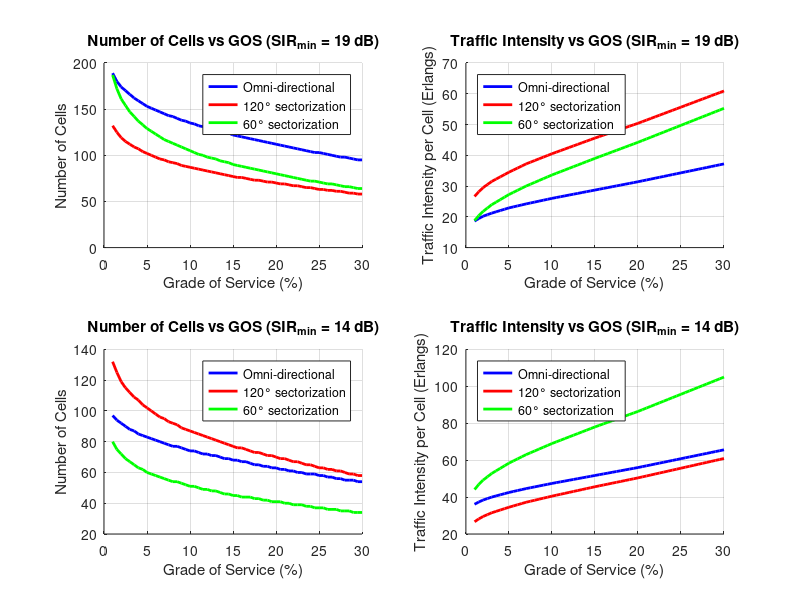

Write MATLAB code to recreate this figure.

function PartB2_3()

    % Constants and fixed parameters
    city_area = 100;               % km^2
    user_density = 1400;           % users/km^2
    total_channels = 340;          % total available channels
    traffic_per_user = 0.025;      % Erlangs per user
    h_BS = 20;                     % Base station antenna height (m)
    h_MS = 1.5;                    % Mobile station antenna height (m)
    MS_sensitivity = -95;          % dBm
    path_loss_exp = 4;             % Path loss exponent
    freq = 900;                   % MHz

    % GOS range from 1% to 30% with 0.5% steps
    GOS = 0.01:0.005:0.30;

    % Sectorization schemes: [sectors, name, interference_factor]
    sector_schemes = {
        1, 'Omni-directional', 1;
        3, '120° sectorization', 1/3;
        6, '60° sectorization', 1/6;
    };

    % SIRmin values to analyze
    SIRmin_values = [19, 14];  % in dB

    % GOS values in Erlang B table (columns)
    GOS_table = [0.001, 0.002, 0.005, 0.01, 0.012, 0.013, 0.015, 0.02, 0.03, 0.05, ...
                 0.07, 0.1, 0.15, 0.2, 0.3, 0.4, 0.5];
    trunks = (1:150)';  % rows: number of channels

     traffic_table = [
0.001	0.002	0.005	0.010	0.012	0.013	0.02	0.020	0.031	0.053	0.075	0.111	0.176	0.250	0.429	0.667	1.00
0.046	0.065	0.105	0.153	0.168	0.176	0.19	0.223	0.282	0.381	0.470	0.595	0.796	1.00	1.45	2.00	2.73
0.194	0.249	0.349	0.455	0.489	0.505	0.53	0.602	0.715	0.899	1.06	1.27	1.60	1.93	2.63	3.48	4.59
0.439	0.535	0.701	0.869	0.922	0.946	0.99	1.09	1.26	1.52	1.75	2.05	2.50	2.95	3.89	5.02	6.50
0.762	0.900	1.13	1.36	1.43	1.46	1.52	1.66	1.88	2.22	2.50	2.88	3.45	4.01	5.19	6.60	8.44
																
1.15	1.33	1.62	1.91	2.00	2.04	2.11	2.28	2.54	2.96	3.30	3.76	4.44	5.11	6.51	8.19	10.4
1.58	1.80	2.16	2.50	2.60	2.65	2.73	2.94	3.25	3.74	4.14	4.67	5.46	6.23	7.86	9.80	12.4
2.05	2.31	2.73	3.13	3.25	3.30	3.40	3.63	3.99	4.54	5.00	5.60	6.50	7.37	9.21	11.4	14.3
2.56	2.85	3.33	3.78	3.92	3.98	4.08	4.34	4.75	5.37	5.88	6.55	7.55	8.52	10.6	13.0	16.3
3.09	3.43	3.96	4.46	4.61	4.68	4.80	5.08	5.53	6.22	6.78	7.51	8.62	9.68	12.0	14.7	18.3
																
3.65	4.02	4.61	5.16	5.32	5.40	5.53	5.84	6.33	7.08	7.69	8.49	9.69	10.9	13.3	16.3	20.3
4.23	4.64	5.28	5.88	6.05	6.14	6.27	6.61	7.14	7.95	8.61	9.47	10.8	12.0	14.7	18.0	22.2
4.83	5.27	5.96	6.61	6.80	6.89	7.03	7.40	7.97	8.83	9.54	10.5	11.9	13.2	16.1	19.6	24.2
5.45	5.92	6.66	7.35	7.56	7.65	7.81	8.20	8.80	9.73	10.5	11.5	13.0	14.4	17.5	21.2	26.2
6.08	6.58	7.38	8.11	8.33	8.43	8.59	9.01	9.65	10.6	11.4	12.5	14.1	15.6	18.9	22.9	28.2
																
6.72	7.26	8.10	8.88	9.11	9.21	9.39	9.83	10.5	11.5	12.4	13.5	15.2	16.8	20.3	24.5	30.2
7.38	7.95	8.83	9.65	9.89	10.0	10.19	10.7	11.4	12.5	13.4	14.5	16.3	18.0	21.7	26.2	32.2
8.05	8.64	9.58	10.4	10.7	10.8	11.00	11.5	12.2	13.4	14.3	15.5	17.4	19.2	23.1	27.8	34.2
8.72	9.35	10.3	11.2	11.5	11.6	11.82	12.3	13.1	14.3	15.3	16.6	18.5	20.4	24.5	29.5	36.2
9.41	10.1	11.1	12.0	12.3	12.4	12.65	13.2	14.0	15.2	16.3	17.6	19.6	21.6	25.9	31.2	38.2
																
10.1	10.8	11.9	12.8	13.1	13.3	13.48	14.0	14.9	16.2	17.3	18.7	20.8	22.8	27.3	32.8	40.2
10.8	11.5	12.6	13.7	14.0	14.1	14.32	14.9	15.8	17.1	18.2	19.7	21.9	24.1	28.7	34.5	42.1
11.5	12.3	13.4	14.5	14.8	14.9	15.16	15.8	16.7	18.1	19.2	20.7	23.0	25.3	30.1	36.1	44.1
12.2	13.0	14.2	15.3	15.6	15.8	16.01	16.6	17.6	19.0	20.2	21.8	24.2	26.5	31.6	37.8	46.1
13.0	13.8	15.0	16.1	16.5	16.6	16.87	17.5	18.5	20.0	21.2	22.8	25.3	27.7	33.0	39.4	48.1
																
13.7	14.5	15.8	17.0	17.3	17.5	17.72	18.4	19.4	20.9	22.2	23.9	26.4	28.9	34.4	41.1	50.1
14.4	15.3	16.6	17.8	18.2	18.3	18.59	19.3	20.3	21.9	23.2	24.9	27.6	30.2	35.8	42.8	52.1
15.2	16.1	17.4	18.6	19.0	19.2	19.45	20.2	21.2	22.9	24.2	26.0	28.7	31.4	37.2	44.4	54.1
15.9	16.8	18.2	19.5	19.9	20.0	20.32	21.0	22.1	23.8	25.2	27.1	29.9	32.6	38.6	46.1	56.1
16.7	17.6	19.0	20.3	20.7	20.9	21.19	21.9	23.1	24.8	26.2	28.1	31.0	33.8	40.0	47.7	58.1
																
17.4	18.4	19.9	21.2	21.6	21.8	22.07	22.8	24.0	25.8	27.2	29.2	32.1	35.1	41.5	49.4	60.1
18.2	19.2	20.7	22.0	22.5	22.6	22.95	23.7	24.9	26.7	28.2	30.2	33.3	36.3	42.9	51.1	62.1
19.0	20.0	21.5	22.9	23.3	23.5	23.83	24.6	25.8	27.7	29.3	31.3	34.4	37.5	44.3	52.7	64.1
19.7	20.8	22.3	23.8	24.2	24.4	24.72	25.5	26.8	28.7	30.3	32.4	35.6	38.8	45.7	54.4	66.1
20.5	21.6	23.2	24.6	25.1	25.3	25.60	26.4	27.7	29.7	31.3	33.4	36.7	40.0	47.1	56.0	68.1
																
21.3	22.4	24.0	25.5	26.0	26.2	26.49	27.3	28.6	30.7	32.3	34.5	37.9	41.2	48.6	57.7	70.1
22.1	23.2	24.8	26.4	26.8	27.0	27.39	28.3	29.6	31.6	33.3	35.6	39.0	42.4	50.0	59.4	72.1
22.9	24.0	25.7	27.3	27.7	27.9	28.28	29.2	30.5	32.6	34.4	36.6	40.2	43.7	51.4	61.0	74.1
23.7	24.8	26.5	28.1	28.6	28.8	29.18	30.1	31.5	33.6	35.4	37.7	41.3	44.9	52.8	62.7	76.1
24.4	25.6	27.4	29.0	29.5	29.7	30.08	31.0	32.4	34.6	36.4	38.8	42.5	46.1	54.2	64.4	78.1
25.2	26.4	28.2	29.9	30.4	30.6	30.98	31.9	33.4	35.6	37.4	39.9	43.6	47.4	55.7	66.0	80.1
26.0	27.2	29.1	30.8	31.3	31.5	31.88	32.8	34.3	36.6	38.4	40.9	44.8	48.6	57.1	67.7	82.1
26.8	28.1	29.9	31.7	32.2	32.4	32.79	33.8	35.3	37.6	39.5	42.0	45.9	49.9	58.5	69.3	84.1
27.6	28.9	30.8	32.5	33.1	33.3	33.69	34.7	36.2	38.6	40.5	43.1	47.1	51.1	59.9	71.0	86.1
28.4	29.7	31.7	33.4	34.0	34.2	34.60	35.6	37.2	39.6	41.5	44.2	48.2	52.3	61.3	72.7	88.1
																
29.3	30.5	32.5	34.3	34.9	35.1	35.51	36.5	38.1	40.5	42.6	45.2	49.4	53.6	62.8	74.3	90.1
30.1	31.4	33.4	35.2	35.8	36.0	36.42	37.5	39.1	41.5	43.6	46.3	50.6	54.8	64.2	76.0	92.1
30.9	32.2	34.2	36.1	36.7	36.9	37.34	38.4	40.0	42.5	44.6	47.4	51.7	56.0	65.6	77.7	94.1
31.7	33.0	35.1	37.0	37.6	37.8	38.25	39.3	41.0	43.5	45.7	48.5	52.9	57.3	67.0	79.3	96.1
32.5	33.9	36.0	37.9	38.5	38.7	39.17	40.3	41.9	44.5	46.7	49.6	54.0	58.5	68.5	81.0	98.1
																
33.3	34.7	36.9	38.8	39.4	39.6	40.08	41.2	42.9	45.5	47.7	50.6	55.2	59.7	69.9	82.7	100.1
34.2	35.6	37.7	39.7	40.3	40.6	41.00	42.1	43.9	46.5	48.8	51.7	56.3	61.0	71.3	84.3	102.1
35.0	36.4	38.6	40.6	41.2	41.5	41.92	43.1	44.8	47.5	49.8	52.8	57.5	62.2	72.7	86.0	104.1
35.8	37.2	39.5	41.5	42.1	42.4	42.84	44.0	45.8	48.5	50.8	53.9	58.7	63.5	74.2	87.6	106.1
36.6	38.1	40.4	42.4	43.0	43.3	43.77	44.9	46.7	49.5	51.9	55.0	59.8	64.7	75.6	89.3	108.1
																
37.5	38.9	41.2	43.3	43.9	44.2	44.69	45.9	47.7	50.5	52.9	56.1	61.0	65.9	77.0	91.0	110.1
38.3	39.8	42.1	44.2	44.8	45.1	45.62	46.8	48.7	51.5	53.9	57.1	62.1	67.2	78.4	92.6	112.1
39.1	40.6	43.0	45.1	45.8	46.1	46.54	47.8	49.6	52.6	55.0	58.2	63.3	68.4	79.8	94.3	114.1
40.0	41.5	43.9	46.0	46.7	47.0	47.47	48.7	50.6	53.6	56.0	59.3	64.5	69.7	81.3	96.0	116.1
40.8	42.4	44.8	46.9	47.6	47.9	48.40	49.6	51.6	54.6	57.1	60.4	65.6	70.9	82.7	97.6	118.1
																
41.6	43.2	45.6	47.9	48.5	48.8	49.33	50.6	52.5	55.6	58.1	61.5	66.8	72.1	84.1	99.3	120.1
42.5	44.1	46.5	48.8	49.4	49.7	50.26	51.5	53.5	56.6	59.1	62.6	68.0	73.4	85.5	101.0	122.1
43.3	44.9	47.4	49.7	50.4	50.7	51.19	52.5	54.5	57.6    60.2	63.7	69.1	74.6	87.0	102.6	124.1
44.2	45.8	48.3	50.6	51.3	51.6	52.12	53.4	55.4	58.6	61.2	64.8	70.3	75.9	88.4	104.3	126.1
45.0	46.6	49.2	51.5	52.2	52.5	53.05	54.4	56.4	59.6	62.3	65.8	71.4	77.1	89.8	106.0	128.1
																
45.8	47.5	50.1	52.4	53.1	53.5	53.99	55.3	57.4	60.6	63.3	66.9	72.6	78.3	91.2	107.6	130.1
46.7	48.4	51.0	53.4	54.1	54.4	54.92	56.3	58.4	61.6	64.4	68.0	73.8	79.6	92.7	109.3	132.1
47.5	49.2	51.9	54.3	55.0	55.3	55.86	57.2	59.3	62.6	65.4	69.1	74.9	80.8	94.1	111.0	134.1
48.4	50.1	52.8	55.2	55.9	56.2	56.79	58.2	60.3	63.7	66.4	70.2	76.1	82.1	95.5	112.6	136.1
49.2	51.0	53.7	56.1	56.8	57.2	57.73	59.1	61.3	64.7	67.5	71.3	77.3	83.3	96.9	114.3	138.1
																
50.1	51.8	54.6	57.0	57.8	58.1	58.67	60.1	62.3	65.7	68.5	72.4	78.4	84.6	98.4	115.9	140.1
50.9	52.7	55.5	58.0	58.7	59.0	59.61	61.0	63.2	66.7	69.6	73.5	79.6	85.8	99.8	117.6	142.1
51.8	53.6	56.4	58.9	59.6	60.0	60.55	62.0	64.2	67.7	70.6	74.6	80.8	87.0	101.2	119.3	144.1
52.7	54.5	57.3	59.8	60.6	60.9	61.49	62.9	65.2	68.7	71.7	75.6	81.9	88.3	102.7	120.9	146.1
53.5	55.3	58.2	60.7	61.5	61.8	62.43	63.9	66.2	69.7	72.7	76.7	83.1	89.5	104.1	122.6	148.0
																
54.4	56.2	59.1	61.7	62.4	62.8	63.37	64.9	67.2	70.8	73.8	77.8	84.2	90.8	105.5	124.3	150.0
55.2	57.1	60.0	62.6	63.4	63.7	64.32	65.8	68.1	71.8	74.8	78.9	85.4	92.0	106.9	125.9	152.0
56.1	58.0	60.9	63.5	64.3	64.7	65.26	66.8	69.1	72.8	75.9	80.0	86.6	93.3	108.4	127.6	154.0
56.9	58.8	61.8	64.4	65.2	65.6	66.20	67.7	70.1	73.8	76.9	81.1	87.7	94.5	109.8	129.3	156.0
57.8	59.7	62.7	65.4	66.2	66.5	67.15	68.7	71.1	74.8	78.0	82.2	88.9	95.7	111.2	130.9	158.0
58.7	60.6	63.6	66.3	67.1	67.5	68.09	69.6	72.1	75.8	79.0	83.3	90.1	97.0	112.6	132.6	160.0
59.5	61.5	64.5	67.2	68.0	68.4	69.04	70.6	73.0	76.9	80.1	84.4	91.2	98.2	114.1	134.3	162.0
60.4	62.4	65.4	68.2	69.0	69.4	69.99	71.6	74.0	77.9	81.1	85.5	92.4	99.5	115.5	135.9	164.0
61.3	63.2	66.3	69.1	69.9	70.3	70.93	72.5	75.0	78.9	82.2	86.6	93.6	100.7	116.9	137.6	166.0
62.1	64.1	67.2	70.0	70.9	71.2	71.88	73.5	76.0	79.9	83.2	87.7	94.7	102.0	118.3	139.3	168.0
																
63.0	65.0	68.1	70.9	71.8	72.2	72.83	74.5	77.0	80.9	84.3	88.8	95.9	103.2	119.8	140.9	170.0
63.9	65.9	69.0	71.9	72.7	73.1	73.78	75.4	78.0	82.0	85.3	89.9	97.1	104.5	121.2	142.6	172.0
64.7	66.8	69.9	72.8	73.7	74.1	74.73	76.4	78.9	83.0	86.4	91.0	98.2	105.7	122.6	144.3	174.0
65.6	67.7	70.8	73.7	74.6	75.0	75.68	77.3	79.9	84.0	87.4	92.1	99.4	106.9	124.0	145.9	176.0
66.5	68.6	71.8	74.7	75.6	76.0	76.63	78.3	80.9	85.0	88.5	93.1	100.6	108.2	125.5	147.6	178.0
																
67.4	69.4	72.7	75.6	76.5	76.9	77.58	79.3	81.9	86.0	89.5	94.2	101.7	109.4	126.9	149.3	180.0
68.2	70.3	73.6	76.6	77.4	77.8	78.53	80.2	82.9	87.1	90.6	95.3	102.9	110.7	128.3	150.9	182.0
69.1	71.2	74.5	77.5	78.4	78.8	79.48	81.2	83.9	88.1	91.6	96.4	104.1	111.9	129.7	152.6	184.0
70.0	72.1	75.4	78.4	79.3	79.7	80.43	82.2	84.9	89.1	92.7	97.5	105.3	113.2	131.2	154.3	186.0
70.9	73.0	76.3	79.4	80.3	80.7	81.39	83.1	85.8	90.1	93.7	98.6	106.4	114.4	132.6	155.9	188.0
																
71.7	73.9	77.2	80.3	81.2	81.6	82.34	84.1	86.8	91.1	94.8	99.7	107.6	115.7	134.0	157.6	190.0
72.6	74.8	78.2	81.2	82.2	82.6	83.29	85.1	87.8	92.2	95.8	100.8	108.8	116.9	135.5	159.3	192.0
73.5	75.7	79.1	82.2	83.1	83.5	84.25	86.0	88.8	93.2	96.9	101.9	109.9	118.2	136.9	160.9	194.0
74.4	76.6	80.0	83.1	84.1	84.5	85.20	87.0	89.8	94.2	97.9	103.0	111.1	119.4	138.3	162.6	196.0
75.2	77.5	80.9	84.1	85.0	85.4	86.16	88.0	90.8	95.2	99.0	104.1	112.3	120.6	139.7	164.3	198.0
																
76.1	78.4	81.8	85.0	86.0	86.4	87.12	88.9	91.8	96.3	100.0	105.2	113.4	121.9	141.2	165.9	200.0
77.0	79.3	82.7	85.9	86.9	87.3	88.07	89.9	92.8	97.3	101.1	106.3	114.6	123.1	142.6	167.6	202.0
77.9	80.2	83.7	86.9	87.8	88.3	89.03	90.9	93.8	98.3	102.2	107.4	115.8	124.4	144.0	169.2	204.0
78.8	81.1	84.6	87.8	88.8	89.2	89.99	91.9	94.8	99.3	103.2	108.5	116.9	125.6	145.4	170.9	206.0
79.6	82.0	85.5	88.8	89.7	90.2	90.94	92.8	95.7	100.4	104.3	109.6	118.1	126.9	146.9	172.6	208.0
																
80.5	82.8	86.4	89.7	90.7	91.1	91.90	93.8	96.7	101.4	105.3	110.7	119.3	128.1	148.3	174.2	210.0
81.4	83.7	87.4	90.7	91.6	92.1	92.86	94.8	97.7	102.4	106.4	111.8	120.4	129.4	149.7	175.9	212.0
82.3	84.6	88.3	91.6	92.6	93.1	93.82	95.7	98.7	103.4	107.4	112.9	121.6	130.6	151.1	177.6	214.0
83.2	85.5	89.2	92.5	93.5	94.0	94.78	96.7	99.7	104.5	108.5	114.0	122.8	131.9	152.6	179.2	216.0
84.1	86.4	90.1	93.5	94.5	95.0	95.74	97.7	100.7	105.5	109.5	115.1	124.0	133.1	154.0	180.9	218.0
																
85.0	87.3	91.0	94.4	95.5	95.9	96.70	98.7	101.7	106.5	110.6	116.2	125.1	134.3	155.4	182.6	220.0
85.8	88.3	92.0	95.4	96.4	96.9	97.66	99.6	102.7	107.5	111.7	117.3	126.3	135.6	156.9	184.2	222.0
86.7	89.2	92.9	96.3	97.4	97.8	98.62	100.6	103.7	108.6	112.7	118.4	127.5	136.8	158.3	185.9	224.0
87.6	90.1	93.8	97.3	98.3	98.8	99.58	101.6	104.7	109.6	113.8	119.5	128.6	138.1	159.7	187.6	226.0
88.5	91.0	94.7	98.2	99.3	99.7	100.54	102.5	105.7	110.6	114.8	120.6	129.8	139.3	161.1	189.2	228.0
																
89.4	91.9	95.7	99.2	100.2	100.7	101.50	103.5	106.7	111.7	115.9	121.7	131.0	140.6	162.6	190.9	230.0
90.3	92.8	96.6	100.1	101.2	101.7	102.46	104.5	107.7	112.7	116.9	122.8	132.1	141.8	164.0	192.6	232.0
91.2	93.7	97.5	101.1	102.1	102.6	103.43	105.5	108.7	113.7	118.0	123.9	133.3	143.1	165.4	194.2	234.0
92.1	94.6	98.5	102.0	103.1	103.6	104.39	106.4	109.7	114.7	119.1	125.0	134.5	144.3	166.8	195.9	236.0
93.0	95.5	99.4	103.0	104.0	104.5	105.35	107.4	110.7	115.8	120.1	126.1	135.7	145.6	168.3	197.6	238.0
93.9	96.4	100.3	103.9	105.0	105.5	106.31	108.4	111.6	116.8	121.2	127.2	136.8	146.8	169.7	199.2	240.0
94.7	97.3	101.2	104.9	105.9	106.4	107.28	109.4	112.6	117.8	122.2	128.3	138.0	148.1	171.1	200.9	242.0
95.6	98.2	102.2	105.8	106.9	107.4	108.24	110.3	113.6	118.9	123.3	129.4	139.2	149.3	172.6	202.6	244.0
96.5	99.1	103.1	106.8	107.9	108.4	109.21	111.3	114.6	119.9	124.4	130.5	140.3	150.6	174.0	204.2	246.0
97.4	100.0	104.0	107.7	108.8	109.3	110.17	112.3	115.6	120.9	125.4	131.6	141.5	151.8	175.4	205.9	248.0
																
98.3	100.9	105.0	108.7	109.8	110.3	111.14	113.3	116.6	121.9	126.5	132.7	142.7	153.0	176.8	207.6	250.0
99.2	101.8	105.9	109.6	110.7	111.2	112.10	114.3	117.6	123.0	127.5	133.8	143.9	154.3	178.3	209.2	252.0
100.1	102.8	106.8	110.6	111.7	112.2	113.07	115.2	118.6	124.0	128.6	134.9	145.0	155.5	179.7	210.9	254.0
101.0	103.7	107.8	111.5	112.6	113.2	114.03	116.2	119.6	125.0	129.6	136.0	146.2	156.8	181.1	212.6	256.0
101.9	104.6	108.7	112.5	113.6	114.1	115.00	117.2	120.6	126.1	130.7	137.1	147.4	158.0	182.5	214.2	258.0
																
102.8	105.5	109.6	113.4	114.6	115.1	115.96	118.2	121.6	127.1	131.8	138.2	148.5	159.3	184.0	215.9	260.0
103.7	106.4	110.6	114.4	115.5	116.0	116.93	119.1	122.6	128.1	132.8	139.3	149.7	160.5	185.4	217.6	262.0
104.6	107.3	111.5	115.3	116.5	117.0	117.90	120.1	123.6	129.2	133.9	140.4	150.9	161.8	186.8	219.2	264.0
105.5	108.2	112.4	116.3	117.4	118.0	118.87	121.1	124.6	130.2	134.9	141.5	152.0	163.0	188.3	220.9	266.0
106.4	109.1	113.3	117.2	118.4	118.9	119.83	122.1	125.6	131.2	136.0	142.6	153.2	164.3	189.7	222.6	268.0
																
107.3	110.0	114.3	118.2	119.4	119.9	120.80	123.1	126.6	132.2	137.1	143.7	154.4	165.5	191.1	224.2	270.0
108.2	111.0	115.2	119.1	120.3	120.9	121.77	124.0	127.6	133.3	138.1	144.8	155.6	166.8	192.5	225.9	272.0
109.1	111.9	116.2	120.1	121.3	121.8	122.74	125.0	128.6	134.3	139.2	145.9	156.7	168.0	194.0	227.6	274.0
110.0	112.8	117.1	121.0	122.2	122.8	123.71	126.0	129.6	135.3	140.2	147.0	157.9	169.3	195.4	229.2	276.0
110.9	113.7	118.0	122.0	123.2	123.7	124.67	127.0	130.6	136.4	141.3	148.1	159.1	170.5	196.8	230.9	278.0
																
111.8	114.6	118.9	123.0	124.2	124.7	125.64	128.0	131.6	137.4	142.4	149.2	160.2	171.8	198.3	232.6	280.0
112.7	115.5	120.0	123.9	125.1	125.7	126.66	129.0	132.6	138.5	143.5	150.3	161.4	173.0	199.7	234.2	282.0
113.5	116.3	120.8	124.9	126.1	126.7	127.59	129.9	133.6	139.5	144.5	151.4	162.6	174.2	201.1	235.9	284.0
114.4	117.2	121.8	125.9	127.1	127.6	128.52	130.9	134.6	140.5	145.5	152.5	163.8	175.5	202.5	237.6	286.0
115.3	118.2	122.7	126.8	128.0	128.6	129.54	132.0	135.7	141.6	146.6	153.6	164.9	176.7	204.0	239.2	288.0
																
116.3	119.2	123.7	127.8	129.0	129.5	130.46	132.9	136.6	142.6	147.6	154.7	166.1	178.0	205.4	240.9	290.0
117.2	120.1	124.6	128.7	129.9	130.5	131.44	133.9	137.6	143.6	148.8	155.8	167.3	179.2	206.8	242.6	292.0
118.1	121.0	125.5	129.6	130.9	131.4	132.38	134.8	138.6	144.7	149.8	156.9	168.5	180.5	208.2	244.2	294.0
119.0	121.9	126.4	130.6	131.8	132.5	133.40	135.8	139.6	145.7	150.8	158.0	169.6	181.7	209.7	245.9	296.0
119.9	122.8	127.4	131.6	132.8	133.4	134.39	136.8	140.7	146.7	151.9	159.1	170.8	183.0	211.1	247.6	298.0
    ];



   % Colors and markers outside the loop for consistency
colors = ['b','r','g'];


figure; % Create one figure to hold all subplots

for sir_idx = 1:length(SIRmin_values)
    SIR_min = SIRmin_values(sir_idx);

    % Preallocate for each SIRmin
    num_cells_mat = zeros(length(sector_schemes), length(GOS));
    traffic_per_cell_mat = zeros(length(sector_schemes), length(GOS));

    for s = 1:size(sector_schemes,1)
        sectors = sector_schemes{s,1};
        sector_name = sector_schemes{s,2};
        interference_factor = sector_schemes{s,3};

        for i = 1:length(GOS)
            gos = GOS(i);

            reuse_distance = ((10^(SIR_min/10))*6*interference_factor)^(1/path_loss_exp) + 1;
            N = ceil((reuse_distance^2)/3);
            possible_N = [1, 3, 4, 7, 9, 12, 13, 16, 19, 21, 25, 27, 28];
            N = possible_N(find(possible_N >= N, 1, 'first'));

            channels_per_cell = floor(total_channels / N);
            channels_per_sector = floor(channels_per_cell / sectors);

            A = lookup_erlangB_traffic(trunks, GOS_table, traffic_table, channels_per_sector, gos);
            traffic_per_cell = A * sectors;

            total_users = city_area * user_density;
            total_traffic_area = total_users * traffic_per_user;

            num_cells = ceil(total_traffic_area / traffic_per_cell);

            num_cells_mat(s, i) = num_cells;
            traffic_per_cell_mat(s, i) = traffic_per_cell;
        end
    end

    % Plot Number of Cells vs GOS
    subplot(2,2,2*sir_idx-1);
    hold on;
    for s = 1:size(sector_schemes,1)
        plot(GOS*100, num_cells_mat(s,:), '-' , 'Color', colors(s), 'LineWidth', 2);
    end
    xlabel('Grade of Service (%)');
    ylabel('Number of Cells');
    title(sprintf('Number of Cells vs GOS (SIR_{min} = %d dB)', SIR_min));
    legend(sector_schemes(:,2), 'Location', 'NorthEast');
    grid on;
    hold off;

    % Plot Traffic Intensity per Cell vs GOS
    subplot(2,2,2*sir_idx);
    hold on;
    for s = 1:size(sector_schemes,1)
        plot(GOS*100, traffic_per_cell_mat(s,:), '-', 'Color', colors(s), 'LineWidth', 2);
    end
    xlabel('Grade of Service (%)');
    ylabel('Traffic Intensity per Cell (Erlangs)');
    title(sprintf('Traffic Intensity vs GOS (SIR_{min} = %d dB)', SIR_min));
    legend(sector_schemes(:,2), 'Location', 'NorthWest');
    grid on;
    hold off;
end

function A = lookup_erlangB_traffic(trunks, GOS_table, traffic_table, requested_trunks, requested_GOS)
    % Find the index of the trunk closest to requested_trunks (exact or closest)
    [~, trunk_idx] = min(abs(trunks - requested_trunks));
    
    % Find indices around requested GOS for interpolation
    if requested_GOS <= GOS_table(1)
        lower_gos_idx = 1; upper_gos_idx = 1;
    elseif requested_GOS >= GOS_table(end)
        lower_gos_idx = length(GOS_table); upper_gos_idx = length(GOS_table);
    else
        lower_gos_idx = find(GOS_table <= requested_GOS, 1, 'last');
        upper_gos_idx = find(GOS_table >= requested_GOS, 1, 'first');
    end
    
    % Traffic values at the closest trunk row for bounding GOS indices
    A_lower = traffic_table(trunk_idx, lower_gos_idx);
    A_upper = traffic_table(trunk_idx, upper_gos_idx);
    
    % Interpolate only along GOS dimension at fixed trunk row
    if lower_gos_idx == upper_gos_idx
        A = A_lower; % exact GOS match
    else
        A = interp1([GOS_table(lower_gos_idx), GOS_table(upper_gos_idx)], ...
                    [A_lower, A_upper], requested_GOS);
    end




